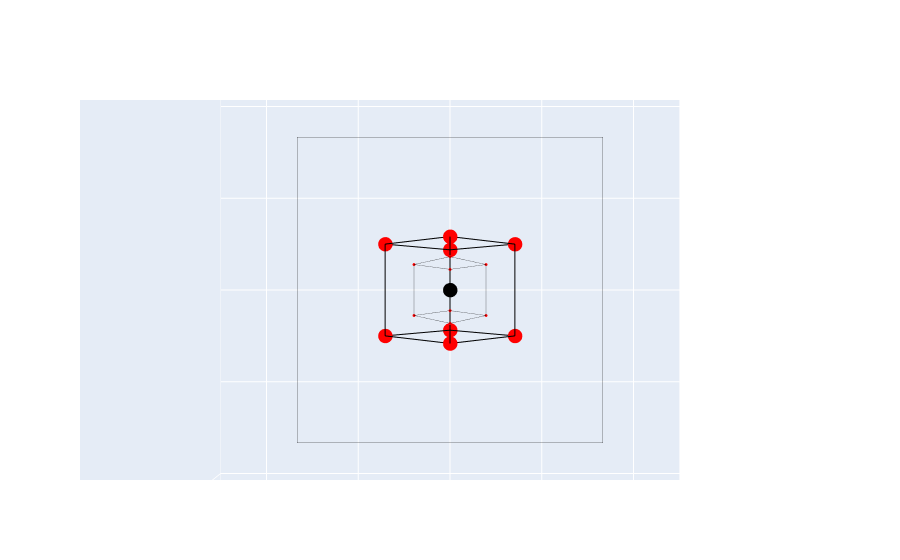

Notebook code cell kept with this figure:
### Code cell
fig = go.Figure()

# Plot the object points in 3D
plot_cube(vertices=vertices, edges=edges, fig=fig)

# Plot camera center
fig.add_trace(go.Scatter3d(x=[0], y=[0], z=[0], mode='markers', marker=dict(size=5, color='black'), showlegend=False))

# Draw the image plane
draw_image_plane(fig)

# Draw the projection in the image plane
fig.add_trace(go.Scatter3d(
    x=list(nimp[:,0]),
    y=list(nimp[:,1]),
    z=list(nimp[:,2]),
    mode='markers',
    marker=dict(color='red', size=1),
    showlegend=False,
))
for (v1_idx, v2_idx) in edges:
    v1, v2 = nimp[v1_idx, :], nimp[v2_idx, :]
    fig.add_trace(
        go.Scatter3d(
            x=[v1[0], v2[0]],
            y=[v1[1], v2[1]],
            z=[1, 1],
            mode='lines',
            line=dict(color='black', width=0.5),
            showlegend=False,
        )
    )

fig.update_layout(
    scene=dict(
        aspectmode='manual',
        aspectratio=dict(x=1, y=1, z=1), # equal scaling for all axes
        xaxis=dict(range=[-5,5]),
        yaxis=dict(range=[-5,5]),
        zaxis=dict(range=[-2,8]),
        camera=dict(
            eye=dict(x=0,y=0,z=-0.5),
            center=dict(x=0,y=0,z=1),
            up=dict(x=0,y=-1,z=0)
        )
    )
)


fig.show()

### Figure 1 — Plotly figure (JSON) as saved in the notebook; plotly's stock layout.template omitted (floating-point values rounded to 4 significant figures)
{"data": [{"marker": {"color": "red", "size": 5}, "mode": "markers", "showlegend": false, "type": "scatter3d", "x": [-0.7071, 0, 0, -0.7071, 0, 0.7071, 0.7071, 0], "y": [-0.5, -0.5, 0.5, 0.5, -0.5, -0.5, 0.5, 0.5], "z": [3, 2.293, 2.293, 3, 3.707, 3, 3, 3.707]}, {"line": {"color": "black"}, "mode": "lines", "showlegend": false, "type": "scatter3d", "x": [-0.7071, 0], "y": [-0.5, -0.5], "z": [3, 2.293]}, {"line": {"color": "black"}, "mode": "lines", "showlegend": false, "type": "scatter3d", "x": [0, 0], "y": [-0.5, 0.5], "z": [2.293, 2.293]}, {"line": {"color": "black"}, "mode": "lines", "showlegend": false, "type": "scatter3d", "x": [0, -0.7071], "y": [0.5, 0.5], "z": [2.293, 3]}, {"line": {"color": "black"}, "mode": "lines", "showlegend": false, "type": "scatter3d", "x": [-0.7071, -0.7071], "y": [0.5, -0.5], "z": [3, 3]}, {"line": {"color": "black"}, "mode": "lines", "showlegend": false, "type": "scatter3d", "x": [0, 0.7071], "y": [-0.5, -0.5], "z": [3.707, 3]}, {"line": {"color": "black"}, "mode": "lines", "showlegend": false, "type": "scatter3d", "x": [0.7071, 0.7071], "y": [-0.5, 0.5], "z": [3, 3]}, {"line": {"color": "black"}, "mode": "lines", "showlegend": false, "type": "scatter3d", "x": [0.7071, 0], "y": [0.5, 0.5], "z": [3, 3.707]}, {"line": {"color": "black"}, "mode": "lines", "showlegend": false, "type": "scatter3d", "x": [0, 0], "y": [0.5, -0.5], "z": [3.707, 3.707]}, {"line": {"color": "black"}, "mode": "lines", "showlegend": false, "type": "scatter3d", "x": [-0.7071, 0], "y": [-0.5, -0.5], "z": [3, 3.707]}, {"line": {"color": "black"}, "mode": "lines", "showlegend": false, "type": "scatter3d", "x": [0, 0.7071], "y": [-0.5, -0.5], "z": [2.293, 3]}, {"line": {"color": "black"}, "mode": "lines", "showlegend": false, "type": "scatter3d", "x": [0, 0.7071], "y": [0.5, 0.5], "z": [2.293, 3]}, {"line": {"color": "black"}, "mode": "lines", "showlegend": false, "type": "scatter3d", "x": [-0.7071, 0], "y": [0.5, 0.5], "z": [3, 3.707]}, {"marker": {"color": "black", "size": 5}, "mode": "markers", "showlegend": false, "type": "scatter3d", "x": [0], "y": [0], "z": [0]}, {"line": {"color": "black", "width": 0.5}, "mode": "lines", "showlegend": false, "type": "scatter3d", "x": [-1, 1], "y": [-1, -1], "z": [1, 1]}, {"line": {"color": "black", "width": 0.5}, "mode": "lines", "showlegend": false, "type": "scatter3d", "x": [1, 1], "y": [-1, 1], "z": [1, 1]}, {"line": {"color": "black", "width": 0.5}, "mode": "lines", "showlegend": false, "type": "scatter3d", "x": [1, -1], "y": [1, 1], "z": [1, 1]}, {"line": {"color": "black", "width": 0.5}, "mode": "lines", "showlegend": false, "type": "scatter3d", "x": [-1, -1], "y": [1, -1], "z": [1, 1]}, {"marker": {"color": "red", "size": 1}, "mode": "markers", "showlegend": false, "type": "scatter3d", "x": [-0.2357, 0, 0, -0.2357, 0, 0.2357, 0.2357, 0], "y": [-0.1667, -0.2181, 0.2181, 0.1667, -0.1349, -0.1667, 0.1667, 0.1349], "z": [1, 1, 1, 1, 1, 1, 1, 1]}, {"line": {"color": "black", "width": 0.5}, "mode": "lines", "showlegend": false, "type": "scatter3d", "x": [-0.2357, 0], "y": [-0.1667, -0.2181], "z": [1, 1]}, {"line": {"color": "black", "width": 0.5}, "mode": "lines", "showlegend": false, "type": "scatter3d", "x": [0, 0], "y": [-0.2181, 0.2181], "z": [1, 1]}, {"line": {"color": "black", "width": 0.5}, "mode": "lines", "showlegend": false, "type": "scatter3d", "x": [0, -0.2357], "y": [0.2181, 0.1667], "z": [1, 1]}, {"line": {"color": "black", "width": 0.5}, "mode": "lines", "showlegend": false, "type": "scatter3d", "x": [-0.2357, -0.2357], "y": [0.1667, -0.1667], "z": [1, 1]}, {"line": {"color": "black", "width": 0.5}, "mode": "lines", "showlegend": false, "type": "scatter3d", "x": [0, 0.2357], "y": [-0.1349, -0.1667], "z": [1, 1]}, {"line": {"color": "black", "width": 0.5}, "mode": "lines", "showlegend": false, "type": "scatter3d", "x": [0.2357, 0.2357], "y": [-0.1667, 0.1667], "z": [1, 1]}, {"line": {"color": "black", "width": 0.5}, "mode": "lines", "showlegend": false, "type": "scatter3d", "x": [0.2357, 0], "y": [0.1667, 0.1349], "z": [1, 1]}, {"line": {"color": "black", "width": 0.5}, "mode": "lines", "showlegend": false, "type": "scatter3d", "x": [0, 0], "y": [0.1349, -0.1349], "z": [1, 1]}, {"line": {"color": "black", "width": 0.5}, "mode": "lines", "showlegend": false, "type": "scatter3d", "x": [-0.2357, 0], "y": [-0.1667, -0.1349], "z": [1, 1]}, {"line": {"color": "black", "width": 0.5}, "mode": "lines", "showlegend": false, "type": "scatter3d", "x": [0, 0.2357], "y": [-0.2181, -0.1667], "z": [1, 1]}, {"line": {"color": "black", "width": 0.5}, "mode": "lines", "showlegend": false, "type": "scatter3d", "x": [0, 0.2357], "y": [0.2181, 0.1667], "z": [1, 1]}, {"line": {"color": "black", "width": 0.5}, "mode": "lines", "showlegend": false, "type": "scatter3d", "x": [-0.2357, 0], "y": [0.1667, 0.1349], "z": [1, 1]}], "layout": {"scene": {"aspectmode": "manual", "aspectratio": {"x": 1, "y": 1, "z": 1}, "camera": {"center": {"x": 0, "y": 0, "z": 1}, "eye": {"x": 0, "y": 0, "z": -0.5}, "up": {"x": 0, "y": -1, "z": 0}}, "xaxis": {"range": [-5, 5]}, "yaxis": {"range": [-5, 5]}, "zaxis": {"range": [-2, 8]}}}}
